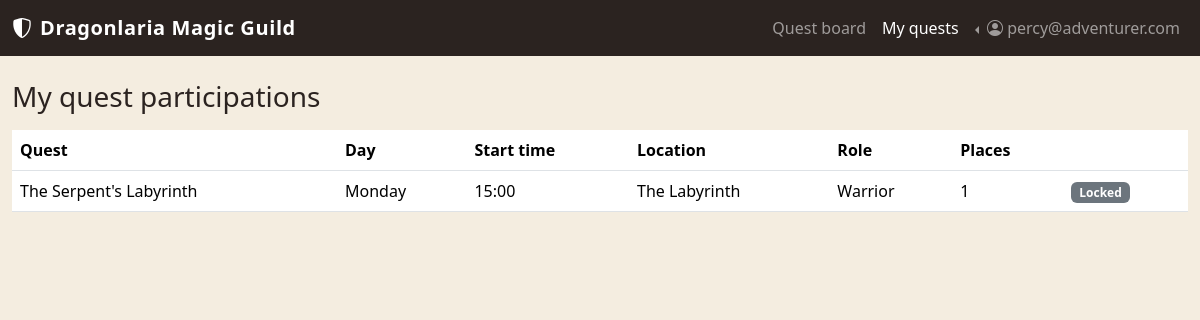
The app's page /profile (signed in), older data.
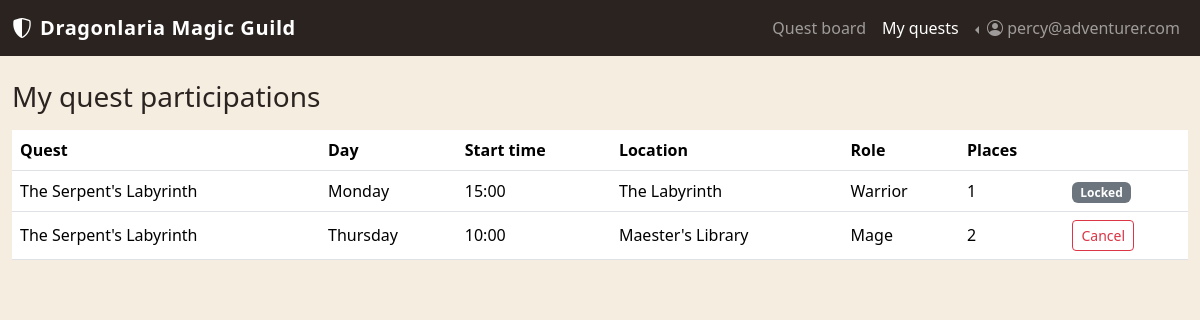
The same page, newer data.
### tables this page shows
CREATE TABLE "PARTICIPATIONS" (
	"participation_id"	INTEGER NOT NULL UNIQUE,
	"user_id"	INTEGER NOT NULL,
	"session_id"	INTEGER NOT NULL,
	"role_is"	TEXT NOT NULL,
	"places_reserved"	INTEGER NOT NULL,
	PRIMARY KEY("participation_id" AUTOINCREMENT),
	FOREIGN KEY("session_id") REFERENCES "QUEST_SESSIONS"("session_id"),
	FOREIGN KEY("user_id") REFERENCES "USERS"("user_id")
);

CREATE TABLE "QUESTS" (
	"quest_id"	INTEGER NOT NULL UNIQUE,
	"created_by"	INTEGER NOT NULL,
	"title"	TEXT NOT NULL,
	"dur_mins"	INTEGER NOT NULL,
	"quest_type"	TEXT NOT NULL,
	"difficulty"	TEXT NOT NULL,
	"desc"	TEXT NOT NULL,
	"image_path"	TEXT NOT NULL,
	PRIMARY KEY("quest_id" AUTOINCREMENT),
	FOREIGN KEY("created_by") REFERENCES "USERS"("user_id")
);

CREATE TABLE "QUEST_SESSIONS" (
	"session_id"	INTEGER NOT NULL UNIQUE,
	"quest_id"	INTEGER NOT NULL,
	"day"	TEXT NOT NULL,
	"start_time"	TEXT NOT NULL,
	"location"	TEXT NOT NULL,
	PRIMARY KEY("session_id" AUTOINCREMENT),
	FOREIGN KEY("quest_id") REFERENCES "QUESTS"("quest_id")
);

### app.py (the view)
@app.route("/profile")
@login_required
def profile():
    participations_db = participations_dao.get_participations_by_user(current_user.id)
    participations = []
    for p in participations_db:
        modifiable = participations_dao.is_modifiable(p["day"], p["start_time"], SIMULATED_NOW)
        participation = dict(p) # made a copy
        participation["modifiable"] = modifiable #modifiable participations are added to the dict as a boolean
        participations.append(participation)
    return render_template("adventurer/profile.html", participations=participations)

### app.py (called while the page is built)
@login_manager.user_loader
def load_user(user_id):
    db_user = users_dao.get_user_by_id(user_id)
    if db_user is None:
        return None
    return User(id=db_user["user_id"], email=db_user["email"],
                password_hash=db_user["password_hash"], role=db_user["role"])

### models.py (called while the page is built)
    def is_adventurer(self):
        return self.role == "adventurer"

### participations_dao.py (called while the page is built)
def get_participations_by_user(user_id):
    query = (
        "SELECT P.participation_id, P.user_id, P.session_id, P.places_reserved, "
        "P.role_is AS role_category, "
        "QS.day, QS.start_time, QS.location, Q.title, Q.dur_mins AS duration_minutes "
        "FROM PARTICIPATIONS P "
        "JOIN QUEST_SESSIONS QS ON P.session_id = QS.session_id "
        "JOIN QUESTS Q ON QS.quest_id = Q.quest_id "
        "WHERE P.user_id = ?"
    )
    conn = sqlite3.connect("database/myquest.db")
    conn.row_factory = sqlite3.Row
    cursor = conn.cursor()
    cursor.execute(query, (user_id,))
    db_participations = cursor.fetchall()
    cursor.close()
    conn.close()
    return db_participations

### templates/adventurer/profile.html (shortened to what this page needs)
{% extends "base.html" %}
{% block profile_active %}active{% endblock %}
{% block content %}
<div class="col-12">
  <h1 class="h3 mb-3">My quest participations</h1>
  {% if participations|length == 0 %}
  <p class="text-muted">You haven't joined any quest sessions yet. Visit the <a href="{{ url_for('homepage') }}">quest board</a> to find one.</p>
  {% else %}
  <table class="table align-middle">
    <thead>
      <tr>
        <th scope="col">Quest</th>
        <th scope="col">Day</th>
        <th scope="col">Start time</th>
        <th scope="col">Location</th>
        <th scope="col">Role</th>
        <th scope="col">Places</th>
        <th scope="col"></th>
      </tr>
    </thead>
    <tbody>
      {% for p in participations %}
      <tr>
        <td>{{ p.title }}</td>
        <td>{{ p.day }}</td>
        <td><time>{{ p.start_time }}</time></td>
        <td>{{ p.location }}</td>
        <td>{{ p.role_category }}</td>
        <td>{{ p.places_reserved }}</td>
        <td>
          {% if p.modifiable %}
          <form method="POST" action="{{ url_for('cancel_participation', participation_id=p.participation_id) }}">
            <button type="submit" class="btn btn-outline-danger btn-sm">Cancel</button>
          </form>
          {% else %}
          <span class="badge bg-secondary">Locked</span>
          {% endif %}
        </td>
      </tr>
      {% endfor %}
    </tbody>
  </table>
  {% endif %}
</div>
{% endblock %}

Row changes from the older to the newer data that the page shows:
added PARTICIPATIONS: title "The Serpent's Labyrinth", day "Thursday", start_time "10:00", location "Maester's Library", role_category "Mage", places_reserved "2"
